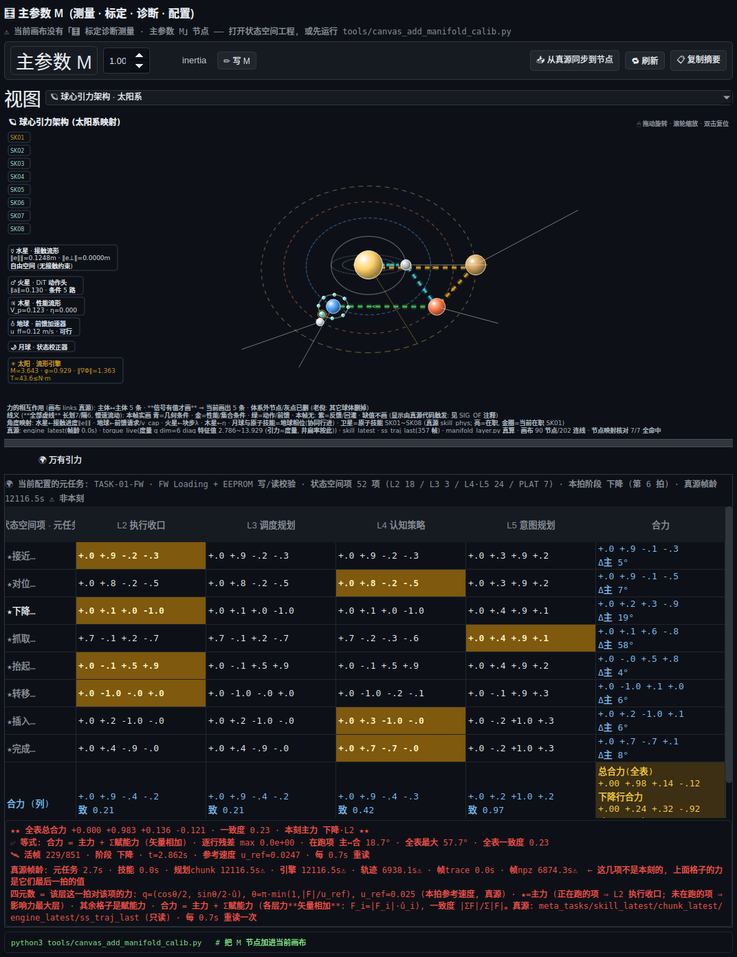
#> input picture reports/ui_shots/live_mparam_orbital.png, 737 x 957 px, shrunk from 1072 x 1391 before the run; its folder holds only this picture in this run
$ python -i survey.py   (imports and definitions only)
#> lines starting #> are read from the running program, lines starting #| are printed output that depends on the picture; after the words box and inside, x2 and y2 are one past the last pixel; in counts of white or black regions, pixels touching at a corner belong together
#> further down, picture is the input picture: shape (957, 737, 3); mean B, G, R 30.5, 28.2, 27.5
"""v4 设计前的地形勘察: 看真图里金手指在哪、歪多少、v3 固定矩形截出来的长什么样"""
import cv2
import numpy as np
import glob
import os

D = "/home/ubuntu/zmax/zmax_data/aoi_v4/imgs"

def gold_mask(bgr):
    hsv = cv2.cvtColor(bgr, cv2.COLOR_BGR2HSV)
#> hsv: shape (957, 737, 3); mean H, S, V 100.3, 114.2, 38.2
    m = cv2.inRange(hsv, np.array([10, 80, 60]), np.array([40, 255, 255]))
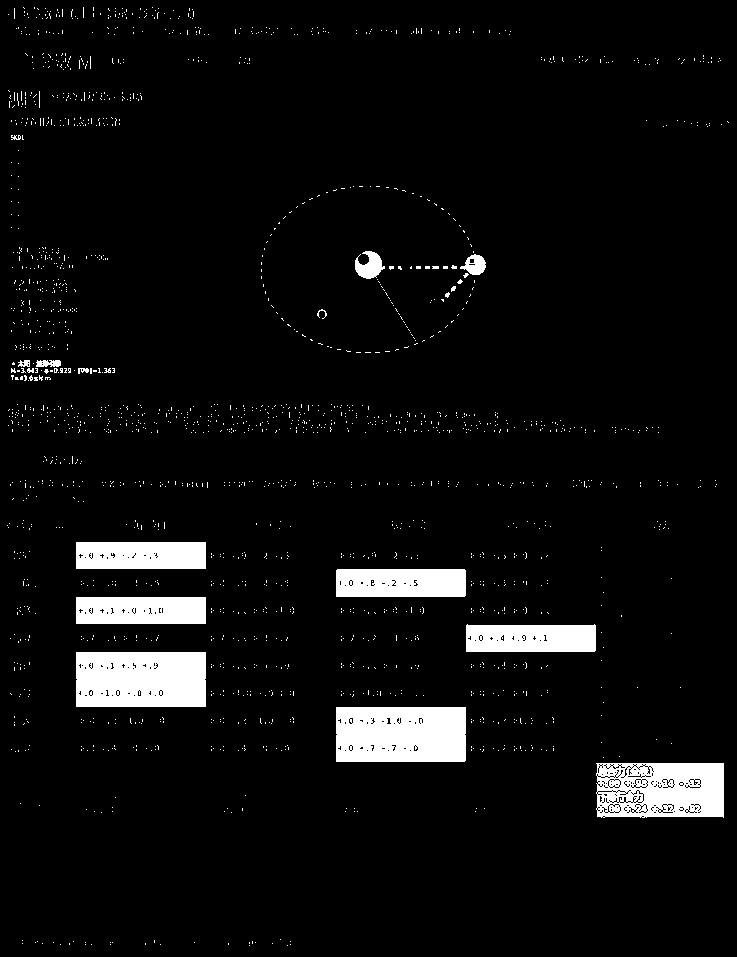
#> m: shape (957, 737); 5.5% white; 1948 white regions (1930 under 20 px), largest, box (x1, y1, x2, y2) and area: (76, 652, 206, 707) 7004, (336, 707, 466, 762) 6998, (596, 763, 724, 818) 6038
    m = cv2.morphologyEx(m, cv2.MORPH_CLOSE, cv2.getStructuringElement(cv2.MORPH_RECT, (15, 15)))
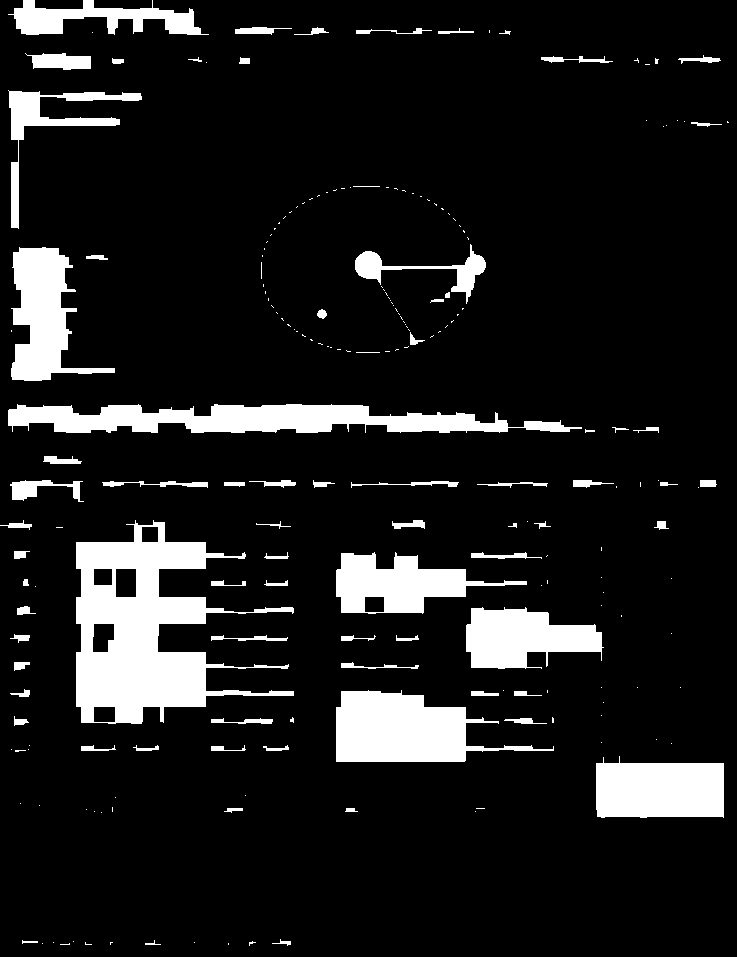
#> m: shape (957, 737); 11.4% white; 211 white regions (134 under 20 px), largest, box (x1, y1, x2, y2) and area: (76, 520, 294, 724) 19356, (8, 404, 582, 433) 10356, (336, 690, 554, 762) 8784
    return m

# [49 lines not run here, left out]

>>> import cv2
>>> picture = cv2.imread('../../reports/ui_shots/live_mparam_orbital.png')
>>> result = gold_mask(picture)
